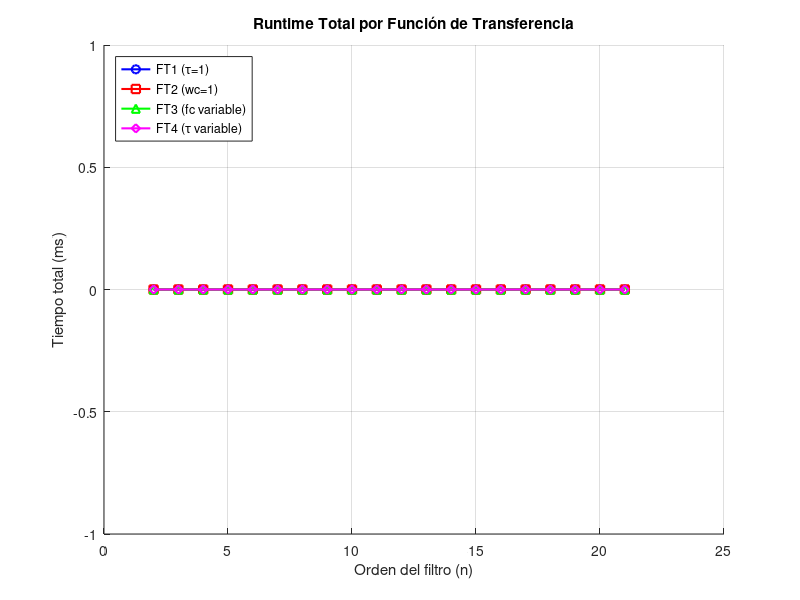
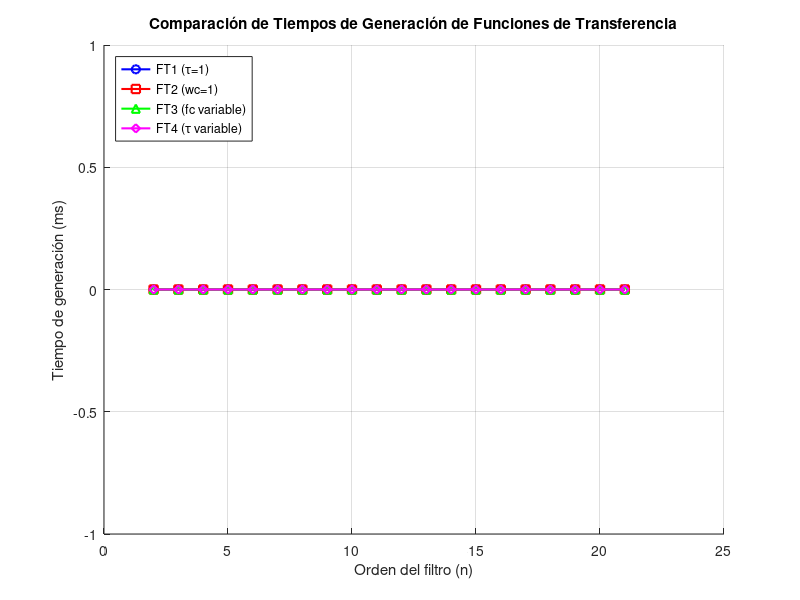
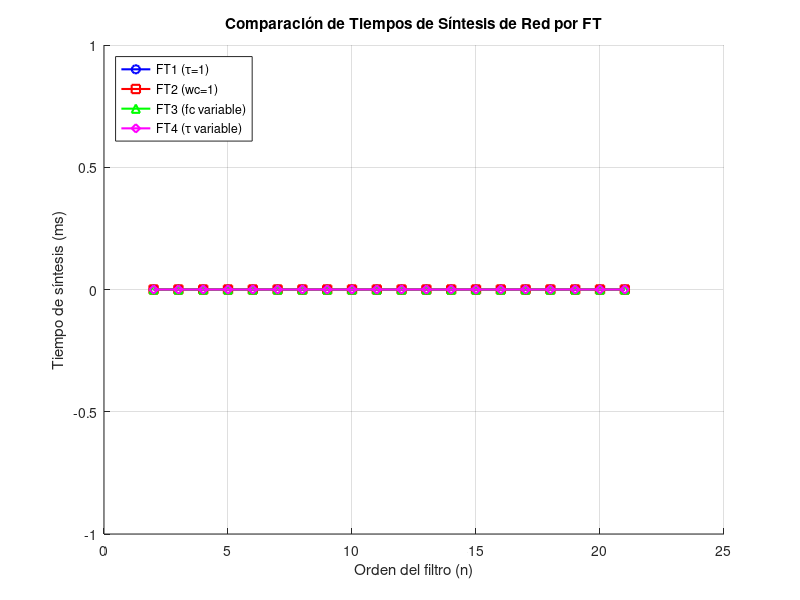
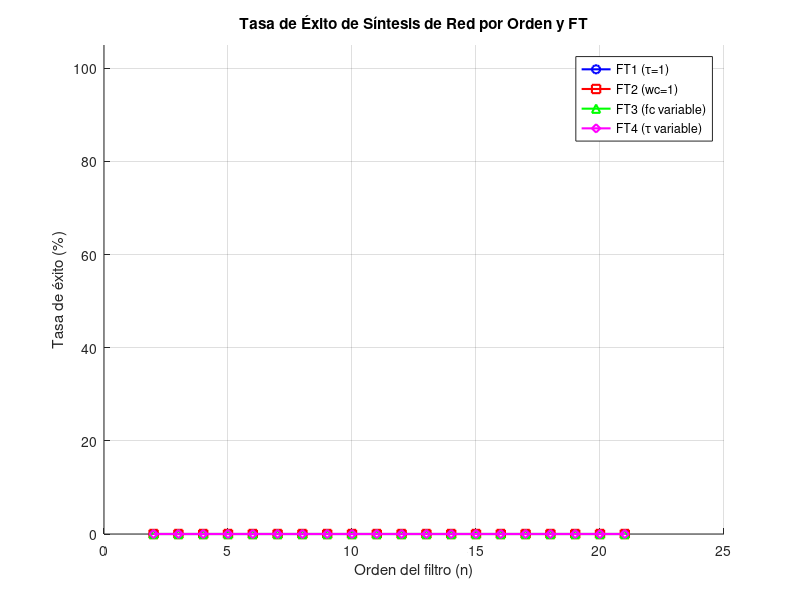

Write MATLAB code to recreate these figures, in order. (Note: this script raises an error after producing the figures.)
%% ========================================================================
%  MEDICIÓN DE RUNTIME TOTAL - SISTEMA COMPLETO DE FILTROS BESSEL-THOMSON
%  ========================================================================
%  OBJETIVO: Medir el tiempo total de ejecución para cada orden del filtro,
%  incluyendo todas las etapas del proceso, con desglose por función de
%  transferencia (FT1, FT2, FT3, FT4).
%  ========================================================================
%  GRÁFICAS GENERADAS:
%    1. Runtime total por orden
%    2. Desglose de tiempos por etapa (para un orden representativo)
%    3. Comparación de tiempos de generación de FTs
%    4. Comparación de tiempos de síntesis de red por FT
%    5. Tasa de éxito de síntesis por orden
%    6. Tiempos totales por FT vs orden
%  ========================================================================

clear; clc; close all;

%% ========================================================================
%  PARÁMETROS DE PRUEBA
%  ========================================================================

% Especificaciones de diseño (fijas para todas las pruebas)
F_DISENO = 20000;      % 20 kHz
DESATT_DISENO = 1;     % 1 dB
RS = 1;                % Resistencia fuente (Ω)
RL = 1;                % Resistencia carga (Ω)

% Órdenes a probar (TODOS los órdenes posibles)
ordenes_a_probar = 2:1:21;   % 2,3,4,...,21

% Valores de impedancia para transformación (10 valores)
IMPEDANCIAS = [10, 25, 50, 75, 100, 150, 200, 300, 500, 1000];

% Valores de frecuencia de corte para FT3 (10 valores)
FRECUENCIAS_CORTE = [100, 200, 500, 1000, 2000, 5000, 10000, 20000, 50000, 100000];

% Valores de retardo de grupo para FT4 (10 valores)
RETARDOS_GRUPO = [
    6.61e-6, 8.52e-6, 1.01e-5, 1.14e-5, 1.26e-5, ...
    1.36e-5, 1.46e-5, 1.55e-5, 1.63e-5, 1.79e-5
];

% Número de repeticiones para medición precisa
NUM_REPETICIONES = 3;  % Reducido para evitar tiempos largos

%% ========================================================================
%  INICIALIZACIÓN DE ARRAYS CON DESGLOSE COMPLETO POR FT
%  ========================================================================

n_ordenes = length(ordenes_a_probar);

% Tiempos de generación de FTs (ms)
tiempo_gen_FT1 = zeros(n_ordenes, 1);
tiempo_gen_FT2 = zeros(n_ordenes, 1);
tiempo_gen_FT3 = zeros(n_ordenes, 1);
tiempo_gen_FT4 = zeros(n_ordenes, 1);

% Tiempos de síntesis de red (elementos) por FT (ms)
tiempo_elem_FT1 = zeros(n_ordenes, 1);
tiempo_elem_FT2 = zeros(n_ordenes, 1);
tiempo_elem_FT3 = zeros(n_ordenes, 1);
tiempo_elem_FT4 = zeros(n_ordenes, 1);

% Tiempos de transformación de impedancia por FT (ms)
tiempo_trans_FT1 = zeros(n_ordenes, 1);
tiempo_trans_FT2 = zeros(n_ordenes, 1);
tiempo_trans_FT3 = zeros(n_ordenes, 1);
tiempo_trans_FT4 = zeros(n_ordenes, 1);

% Tiempos totales por FT (ms)
tiempo_total_FT1 = zeros(n_ordenes, 1);
tiempo_total_FT2 = zeros(n_ordenes, 1);
tiempo_total_FT3 = zeros(n_ordenes, 1);
tiempo_total_FT4 = zeros(n_ordenes, 1);

% Tiempos de etapas comunes
tiempo_polinomio = zeros(n_ordenes, 1);
tiempo_frec_corte = zeros(n_ordenes, 1);

% Contadores de éxito de síntesis
exitos_FT1 = zeros(n_ordenes, 1);
exitos_FT2 = zeros(n_ordenes, 1);
exitos_FT3 = zeros(n_ordenes, 1);
exitos_FT4 = zeros(n_ordenes, 1);

%% ========================================================================
%  CABECERA DE CONSOLA
%  ========================================================================

fprintf('\n');
fprintf('================================================================================\n');
fprintf('MEDICIÓN DE RUNTIME TOTAL - SISTEMA BESSEL-THOMSON\n');
fprintf('================================================================================\n');
fprintf('Especificaciones: f = %.0f Hz, Desatt = %.0f dB\n', F_DISENO, DESATT_DISENO);
fprintf('Órdenes a probar: %d a %d (TODOS los órdenes posibles)\n', min(ordenes_a_probar), max(ordenes_a_probar));
fprintf('Repeticiones por medición: %d\n', NUM_REPETICIONES);
fprintf('================================================================================\n\n');

fprintf('%-6s | %-10s | %-10s | %-10s | %-10s | %-10s | %-10s | %-10s\n', ...
    'Orden', 'Gen_FT1', 'Gen_FT2', 'Gen_FT3', 'Gen_FT4', 'Elem_FT1', 'Elem_FT2', 'Elem_FT3');
fprintf('--------------------------------------------------------------------------------\n');

%% ========================================================================
%  MEDICIÓN DE RUNTIME POR ORDEN CON DESGLOSE COMPLETO
%  ========================================================================

for idx = 1:n_ordenes
    n = ordenes_a_probar(idx);
    fprintf('%-6d | ', n);
    
    % ========== ETAPA COMÚN: Polinomio y frecuencia de corte ==========
    try
        t_start_total = tic;
        [numbt, denbt, yn] = generar_polinomio_bessel(n);
        tiempo_polinomio(idx) = toc(t_start_total) * 1000;
        
        t_start = tic;
        wc = calcular_frecuencia_corte(n, yn);
        tiempo_frec_corte(idx) = toc(t_start) * 1000;
    catch ME
        fprintf('Error en etapa común: %s\n', ME.message);
        continue;
    end
    
    % Pre-calcular formas normalizadas
    s_sym = sym('s');
    yn_norm = subs(yn, s_sym, s_sym * wc);
    denbt_2 = double(coeffs(yn_norm, s_sym, 'All'));
    denbt_2 = denbt_2(end:-1:1);
    
    % ========== 1. TIEMPO DE GENERACIÓN DE CADA FT ==========
    
    % FT1 (τ=1)
    t_total = 0;
    for rep = 1:NUM_REPETICIONES
        t_start = tic;
        sys_FT1 = tf(numbt, denbt);
        t_total = t_total + toc(t_start);
    end
    tiempo_gen_FT1(idx) = (t_total / NUM_REPETICIONES) * 1000;
    
    % FT2 (wc=1 rad/seg)
    t_total = 0;
    for rep = 1:NUM_REPETICIONES
        t_start = tic;
        sys_FT2 = tf(numbt, denbt_2);
        t_total = t_total + toc(t_start);
    end
    tiempo_gen_FT2(idx) = (t_total / NUM_REPETICIONES) * 1000;
    
    % FT3 (promedio sobre todas las frecuencias de corte)
    t_total = 0;
    for j = 1:length(FRECUENCIAS_CORTE)
        fc = FRECUENCIAS_CORTE(j);
        wc_f = 2 * pi * fc;
        yn_frec = subs(yn_norm, s_sym, s_sym / wc_f);
        denbt_3 = double(coeffs(yn_frec, s_sym, 'All'));
        denbt_3 = denbt_3(end:-1:1);
        
        for rep = 1:NUM_REPETICIONES
            t_start = tic;
            sys_FT3 = tf(numbt, denbt_3);
            t_total = t_total + toc(t_start);
        end
    end
    tiempo_gen_FT3(idx) = (t_total / (NUM_REPETICIONES * length(FRECUENCIAS_CORTE))) * 1000;
    
    % FT4 (promedio sobre todos los retardos de grupo)
    t_total = 0;
    for j = 1:length(RETARDOS_GRUPO)
        tgcero = RETARDOS_GRUPO(j);
        try
            [kbt, zbt, pbt] = BESSEL_POLES(tgcero, n);
            numbt_4 = poly(zbt) * abs(kbt);
            denbt_4 = poly(pbt);
            
            for rep = 1:NUM_REPETICIONES
                t_start = tic;
                sys_FT4 = tf(numbt_4, denbt_4);
                t_total = t_total + toc(t_start);
            end
        catch
            % Si falla BESSEL_POLES, omitir esta iteración
        end
    end
    tiempo_gen_FT4(idx) = (t_total / (NUM_REPETICIONES * length(RETARDOS_GRUPO))) * 1000;
    
    % ========== 2. TIEMPO DE SÍNTESIS DE RED (ELEMENTOS) POR FT ==========
    
    % FT1
    t_total = 0;
    for rep = 1:NUM_REPETICIONES
        t_start = tic;
        [L_T1, C_T1, L_pi1, C_pi1, exito] = ...
            elementosbesselthomson_seguro(denbt, numbt, n, RL, RS);
        t_total = t_total + toc(t_start);
        if exito
            exitos_FT1(idx) = exitos_FT1(idx) + 1;
        end
    end
    tiempo_elem_FT1(idx) = (t_total / NUM_REPETICIONES) * 1000;
    
    % FT2
    t_total = 0;
    for rep = 1:NUM_REPETICIONES
        t_start = tic;
        [L_T2, C_T2, L_pi2, C_pi2, exito] = ...
            elementosbesselthomson_seguro(denbt_2, numbt, n, RL, RS);
        t_total = t_total + toc(t_start);
        if exito
            exitos_FT2(idx) = exitos_FT2(idx) + 1;
        end
    end
    tiempo_elem_FT2(idx) = (t_total / NUM_REPETICIONES) * 1000;
    
    % FT3 (promedio sobre todas las frecuencias de corte)
    t_total = 0;
    for j = 1:length(FRECUENCIAS_CORTE)
        fc = FRECUENCIAS_CORTE(j);
        wc_f = 2 * pi * fc;
        yn_frec = subs(yn_norm, s_sym, s_sym / wc_f);
        denbt_3 = double(coeffs(yn_frec, s_sym, 'All'));
        denbt_3 = denbt_3(end:-1:1);
        
        for rep = 1:NUM_REPETICIONES
            t_start = tic;
            [~, ~, ~, ~, exito] = ...
                elementosbesselthomson_seguro(denbt_3, numbt, n, RL, RS);
            t_total = t_total + toc(t_start);
            if exito
                exitos_FT3(idx) = exitos_FT3(idx) + 1;
            end
        end
    end
    tiempo_elem_FT3(idx) = (t_total / (NUM_REPETICIONES * length(FRECUENCIAS_CORTE))) * 1000;
    
    % FT4 (promedio sobre todos los retardos de grupo)
    t_total = 0;
    for j = 1:length(RETARDOS_GRUPO)
        tgcero = RETARDOS_GRUPO(j);
        try
            [kbt, zbt, pbt] = BESSEL_POLES(tgcero, n);
            numbt_4 = poly(zbt) * abs(kbt);
            denbt_4 = poly(pbt);
            
            for rep = 1:NUM_REPETICIONES
                t_start = tic;
                [~, ~, ~, ~, exito] = ...
                    elementosbesselthomson_seguro(denbt_4, numbt_4, n, RL, RS);
                t_total = t_total + toc(t_start);
                if exito
                    exitos_FT4(idx) = exitos_FT4(idx) + 1;
                end
            end
        catch
            % Omitir si falla
        end
    end
    tiempo_elem_FT4(idx) = (t_total / (NUM_REPETICIONES * length(RETARDOS_GRUPO))) * 1000;
    
    % ========== 3. TIEMPO DE TRANSFORMACIÓN DE IMPEDANCIA POR FT ==========
    
    % FT1 (usar los elementos obtenidos en la última iteración exitosa)
    [L_T1, C_T1, L_pi1, C_pi1, exito1] = ...
        elementosbesselthomson_seguro(denbt, numbt, n, RL, RS);
    
    if exito1
        t_start = tic;
        for z_idx = 1:length(IMPEDANCIAS)
            Zn = IMPEDANCIAS(z_idx);
            [~, ~] = transformar_impedancia(L_T1, C_T1, Zn);
            [~, ~] = transformar_impedancia(L_pi1, C_pi1, Zn);
        end
        tiempo_trans_FT1(idx) = toc(t_start) * 1000;
    end
    
    % FT2
    [L_T2, C_T2, L_pi2, C_pi2, exito2] = ...
        elementosbesselthomson_seguro(denbt_2, numbt, n, RL, RS);
    
    if exito2
        t_start = tic;
        for z_idx = 1:length(IMPEDANCIAS)
            Zn = IMPEDANCIAS(z_idx);
            [~, ~] = transformar_impedancia(L_T2, C_T2, Zn);
            [~, ~] = transformar_impedancia(L_pi2, C_pi2, Zn);
        end
        tiempo_trans_FT2(idx) = toc(t_start) * 1000;
    end
    
    % FT3 (usar el primer valor de fc como referencia)
    fc_ref = FRECUENCIAS_CORTE(1);
    wc_f = 2 * pi * fc_ref;
    yn_frec = subs(yn_norm, s_sym, s_sym / wc_f);
    denbt_3 = double(coeffs(yn_frec, s_sym, 'All'));
    denbt_3 = denbt_3(end:-1:1);
    
    [L_T3, C_T3, L_pi3, C_pi3, exito3] = ...
        elementosbesselthomson_seguro(denbt_3, numbt, n, RL, RS);
    
    if exito3
        t_start = tic;
        for z_idx = 1:length(IMPEDANCIAS)
            Zn = IMPEDANCIAS(z_idx);
            [~, ~] = transformar_impedancia(L_T3, C_T3, Zn);
            [~, ~] = transformar_impedancia(L_pi3, C_pi3, Zn);
        end
        tiempo_trans_FT3(idx) = toc(t_start) * 1000;
    end
    
    % FT4 (usar el primer valor de τ como referencia)
    tgcero_ref = RETARDOS_GRUPO(1);
    try
        [kbt, zbt, pbt] = BESSEL_POLES(tgcero_ref, n);
        numbt_4 = poly(zbt) * abs(kbt);
        denbt_4 = poly(pbt);
        
        [L_T4, C_T4, L_pi4, C_pi4, exito4] = ...
            elementosbesselthomson_seguro(denbt_4, numbt_4, n, RL, RS);
        
        if exito4
            t_start = tic;
            for z_idx = 1:length(IMPEDANCIAS)
                Zn = IMPEDANCIAS(z_idx);
                [~, ~] = transformar_impedancia(L_T4, C_T4, Zn);
                [~, ~] = transformar_impedancia(L_pi4, C_pi4, Zn);
            end
            tiempo_trans_FT4(idx) = toc(t_start) * 1000;
        end
    catch
        % Omitir si falla
    end
    
    % ========== 4. TIEMPOS TOTALES POR FT ==========
    tiempo_total_FT1(idx) = tiempo_gen_FT1(idx) + tiempo_elem_FT1(idx) + tiempo_trans_FT1(idx);
    tiempo_total_FT2(idx) = tiempo_gen_FT2(idx) + tiempo_elem_FT2(idx) + tiempo_trans_FT2(idx);
    tiempo_total_FT3(idx) = tiempo_gen_FT3(idx) + tiempo_elem_FT3(idx) + tiempo_trans_FT3(idx);
    tiempo_total_FT4(idx) = tiempo_gen_FT4(idx) + tiempo_elem_FT4(idx) + tiempo_trans_FT4(idx);
    
    % Mostrar resultados en consola
    fprintf('%-10.3f | %-10.3f | %-10.3f | %-10.3f | %-10.3f | %-10.3f | %-10.3f\n', ...
        tiempo_gen_FT1(idx), tiempo_gen_FT2(idx), tiempo_gen_FT3(idx), tiempo_gen_FT4(idx), ...
        tiempo_elem_FT1(idx), tiempo_elem_FT2(idx), tiempo_elem_FT3(idx));
end

%% ========================================================================
%  CREAR CARPETA PARA GRÁFICAS
%  ========================================================================

if ~exist('graficas_runtime', 'dir')
    mkdir('graficas_runtime');
end

%% ========================================================================
%  GRÁFICA 1: RUNTIME TOTAL POR ORDEN (TODAS LAS FTs)
%  ========================================================================

figure('Name', 'Runtime Total por Orden', 'Position', [100, 100, 800, 600]);
hold on;
plot(ordenes_a_probar, tiempo_total_FT1, 'b-o', 'LineWidth', 1.5, 'MarkerSize', 6, 'DisplayName', 'FT1 (τ=1)');
plot(ordenes_a_probar, tiempo_total_FT2, 'r-s', 'LineWidth', 1.5, 'MarkerSize', 6, 'DisplayName', 'FT2 (wc=1)');
plot(ordenes_a_probar, tiempo_total_FT3, 'g-^', 'LineWidth', 1.5, 'MarkerSize', 6, 'DisplayName', 'FT3 (fc variable)');
plot(ordenes_a_probar, tiempo_total_FT4, 'm-d', 'LineWidth', 1.5, 'MarkerSize', 6, 'DisplayName', 'FT4 (τ variable)');
xlabel('Orden del filtro (n)');
ylabel('Tiempo total (ms)');
title('Runtime Total por Función de Transferencia');
legend('Location', 'northwest');
grid on;
saveas(gcf, 'graficas_runtime/01_runtime_total_por_FT.png');
fprintf('✓ Gráfica 1 guardada: runtime_total_por_FT.png\n');

%% ========================================================================
%  GRÁFICA 2: COMPARACIÓN DE TIEMPOS DE GENERACIÓN DE FTs
%  ========================================================================

figure('Name', 'Tiempos de Generación de FTs', 'Position', [100, 100, 800, 600]);
hold on;
plot(ordenes_a_probar, tiempo_gen_FT1, 'b-o', 'LineWidth', 1.5, 'MarkerSize', 6, 'DisplayName', 'FT1 (τ=1)');
plot(ordenes_a_probar, tiempo_gen_FT2, 'r-s', 'LineWidth', 1.5, 'MarkerSize', 6, 'DisplayName', 'FT2 (wc=1)');
plot(ordenes_a_probar, tiempo_gen_FT3, 'g-^', 'LineWidth', 1.5, 'MarkerSize', 6, 'DisplayName', 'FT3 (fc variable)');
plot(ordenes_a_probar, tiempo_gen_FT4, 'm-d', 'LineWidth', 1.5, 'MarkerSize', 6, 'DisplayName', 'FT4 (τ variable)');
xlabel('Orden del filtro (n)');
ylabel('Tiempo de generación (ms)');
title('Comparación de Tiempos de Generación de Funciones de Transferencia');
legend('Location', 'northwest');
grid on;
saveas(gcf, 'graficas_runtime/02_comparacion_generacion_FTs.png');
fprintf('✓ Gráfica 2 guardada: comparacion_generacion_FTs.png\n');

%% ========================================================================
%  GRÁFICA 3: COMPARACIÓN DE TIEMPOS DE SÍNTESIS DE RED
%  ========================================================================

figure('Name', 'Tiempos de Síntesis de Red', 'Position', [100, 100, 800, 600]);
hold on;
plot(ordenes_a_probar, tiempo_elem_FT1, 'b-o', 'LineWidth', 1.5, 'MarkerSize', 6, 'DisplayName', 'FT1 (τ=1)');
plot(ordenes_a_probar, tiempo_elem_FT2, 'r-s', 'LineWidth', 1.5, 'MarkerSize', 6, 'DisplayName', 'FT2 (wc=1)');
plot(ordenes_a_probar, tiempo_elem_FT3, 'g-^', 'LineWidth', 1.5, 'MarkerSize', 6, 'DisplayName', 'FT3 (fc variable)');
plot(ordenes_a_probar, tiempo_elem_FT4, 'm-d', 'LineWidth', 1.5, 'MarkerSize', 6, 'DisplayName', 'FT4 (τ variable)');
xlabel('Orden del filtro (n)');
ylabel('Tiempo de síntesis (ms)');
title('Comparación de Tiempos de Síntesis de Red por FT');
legend('Location', 'northwest');
grid on;
saveas(gcf, 'graficas_runtime/03_comparacion_sintesis_FTs.png');
fprintf('✓ Gráfica 3 guardada: comparacion_sintesis_FTs.png\n');

%% ========================================================================
%  GRÁFICA 4: TASA DE ÉXITO DE SÍNTESIS POR ORDEN
%  ========================================================================

exito_FT1_pct = (exitos_FT1 / NUM_REPETICIONES) * 100;
exito_FT2_pct = (exitos_FT2 / NUM_REPETICIONES) * 100;
exito_FT3_pct = (exitos_FT3 / (NUM_REPETICIONES * length(FRECUENCIAS_CORTE))) * 100;
exito_FT4_pct = (exitos_FT4 / (NUM_REPETICIONES * length(RETARDOS_GRUPO))) * 100;

figure('Name', 'Tasa de Éxito de Síntesis', 'Position', [100, 100, 800, 600]);
hold on;
plot(ordenes_a_probar, exito_FT1_pct, 'b-o', 'LineWidth', 1.5, 'MarkerSize', 6, 'DisplayName', 'FT1 (τ=1)');
plot(ordenes_a_probar, exito_FT2_pct, 'r-s', 'LineWidth', 1.5, 'MarkerSize', 6, 'DisplayName', 'FT2 (wc=1)');
plot(ordenes_a_probar, exito_FT3_pct, 'g-^', 'LineWidth', 1.5, 'MarkerSize', 6, 'DisplayName', 'FT3 (fc variable)');
plot(ordenes_a_probar, exito_FT4_pct, 'm-d', 'LineWidth', 1.5, 'MarkerSize', 6, 'DisplayName', 'FT4 (τ variable)');
xlabel('Orden del filtro (n)');
ylabel('Tasa de éxito (%)');
title('Tasa de Éxito de Síntesis de Red por Orden y FT');
ylim([0 105]);
legend('Location', 'best');
grid on;
saveas(gcf, 'graficas_runtime/04_tasa_exito_sintesis.png');
fprintf('✓ Gráfica 4 guardada: tasa_exito_sintesis.png\n');

%% ========================================================================
%  GRÁFICA 5: DESGLOSE DE TIEMPOS PARA UN ORDEN REPRESENTATIVO
%  ========================================================================

n_rep = 10; % Orden representativo
idx_rep = find(ordenes_a_probar == n_rep);

if ~isempty(idx_rep)
    figure('Name', 'Desglose de Tiempos', 'Position', [100, 100, 1000, 600]);
    
    etapas = {'Polinomio', 'Fcorte', 'Gen FT', 'Síntesis', 'Transform'};
    tiempos_FT1 = [tiempo_polinomio(idx_rep), tiempo_frec_corte(idx_rep), ...
                   tiempo_gen_FT1(idx_rep), tiempo_elem_FT1(idx_rep), tiempo_trans_FT1(idx_rep)];
    tiempos_FT2 = [tiempo_polinomio(idx_rep), tiempo_frec_corte(idx_rep), ...
                   tiempo_gen_FT2(idx_rep), tiempo_elem_FT2(idx_rep), tiempo_trans_FT2(idx_rep)];
    tiempos_FT3 = [tiempo_polinomio(idx_rep), tiempo_frec_corte(idx_rep), ...
                   tiempo_gen_FT3(idx_rep), tiempo_elem_FT3(idx_rep), tiempo_trans_FT3(idx_rep)];
    tiempos_FT4 = [tiempo_polinomio(idx_rep), tiempo_frec_corte(idx_rep), ...
                   tiempo_gen_FT4(idx_rep), tiempo_elem_FT4(idx_rep), tiempo_trans_FT4(idx_rep)];
    
    bar([tiempos_FT1; tiempos_FT2; tiempos_FT3; tiempos_FT4]');
    set(gca, 'XTickLabel', etapas);
    xlabel('Etapa del proceso');
    ylabel('Tiempo (ms)');
    title(sprintf('Desglose de Tiempos para n = %d', n_rep));
    legend('FT1 (τ=1)', 'FT2 (wc=1)', 'FT3 (fc var)', 'FT4 (τ var)', 'Location', 'northwest');
    grid on;
    saveas(gcf, 'graficas_runtime/05_desglose_tiempos.png');
    fprintf('✓ Gráfica 5 guardada: desglose_tiempos.png\n');
end

%% ========================================================================
%  GRÁFICA 6: TIEMPOS DE TRANSFORMACIÓN DE IMPEDANCIA
%  ========================================================================

figure('Name', 'Tiempos de Transformación', 'Position', [100, 100, 800, 600]);
hold on;
plot(ordenes_a_probar, tiempo_trans_FT1, 'b-o', 'LineWidth', 1.5, 'MarkerSize', 6, 'DisplayName', 'FT1 (τ=1)');
plot(ordenes_a_probar, tiempo_trans_FT2, 'r-s', 'LineWidth', 1.5, 'MarkerSize', 6, 'DisplayName', 'FT2 (wc=1)');
plot(ordenes_a_probar, tiempo_trans_FT3, 'g-^', 'LineWidth', 1.5, 'MarkerSize', 6, 'DisplayName', 'FT3 (fc variable)');
plot(ordenes_a_probar, tiempo_trans_FT4, 'm-d', 'LineWidth', 1.5, 'MarkerSize', 6, 'DisplayName', 'FT4 (τ variable)');
xlabel('Orden del filtro (n)');
ylabel('Tiempo de transformación (ms)');
title('Tiempos de Transformación de Impedancia por FT');
legend('Location', 'northwest');
grid on;
saveas(gcf, 'graficas_runtime/06_tiempos_transformacion.png');
fprintf('✓ Gráfica 6 guardada: tiempos_transformacion.png\n');

%% ========================================================================
%  TABLA DE RESULTADOS COMPLETA
%  ========================================================================

resultados_table = table();
resultados_table.Orden = ordenes_a_probar';

% Tiempos de generación
resultados_table.Gen_FT1_ms = tiempo_gen_FT1;
resultados_table.Gen_FT2_ms = tiempo_gen_FT2;
resultados_table.Gen_FT3_ms = tiempo_gen_FT3;
resultados_table.Gen_FT4_ms = tiempo_gen_FT4;

% Tiempos de síntesis
resultados_table.Elem_FT1_ms = tiempo_elem_FT1;
resultados_table.Elem_FT2_ms = tiempo_elem_FT2;
resultados_table.Elem_FT3_ms = tiempo_elem_FT3;
resultados_table.Elem_FT4_ms = tiempo_elem_FT4;

% Tiempos de transformación
resultados_table.Trans_FT1_ms = tiempo_trans_FT1;
resultados_table.Trans_FT2_ms = tiempo_trans_FT2;
resultados_table.Trans_FT3_ms = tiempo_trans_FT3;
resultados_table.Trans_FT4_ms = tiempo_trans_FT4;

% Tiempos totales
resultados_table.Total_FT1_ms = tiempo_total_FT1;
resultados_table.Total_FT2_ms = tiempo_total_FT2;
resultados_table.Total_FT3_ms = tiempo_total_FT3;
resultados_table.Total_FT4_ms = tiempo_total_FT4;

% Tasa de éxito
resultados_table.Exito_FT1_pct = exito_FT1_pct;
resultados_table.Exito_FT2_pct = exito_FT2_pct;
resultados_table.Exito_FT3_pct = exito_FT3_pct;
resultados_table.Exito_FT4_pct = exito_FT4_pct;

% Guardar tabla
writetable(resultados_table, 'graficas_runtime/resultados_runtime_completo.csv');
fprintf('✓ Tabla de resultados guardada: resultados_runtime_completo.csv\n');

% Mostrar tabla en consola
disp(resultados_table);

%% ========================================================================
%  RESUMEN FINAL
%  ========================================================================

fprintf('\n========================================\n');
fprintf('RESUMEN DE RUNTIME TOTAL\n');
fprintf('========================================\n');

% Tiempos máximos y mínimos
[tiempo_max, idx_max] = max(tiempo_total_FT1);
[tiempo_min, idx_min] = min(tiempo_total_FT1);

fprintf('\n--- FT1 (τ=1) ---\n');
fprintf('Tiempo mínimo: %.3f ms (n = %d)\n', tiempo_min, ordenes_a_probar(idx_min));
fprintf('Tiempo máximo: %.3f ms (n = %d)\n', tiempo_max, ordenes_a_probar(idx_max));
fprintf('Tiempo promedio: %.3f ms\n', mean(tiempo_total_FT1));

[tiempo_max, idx_max] = max(tiempo_total_FT2);
[tiempo_min, idx_min] = min(tiempo_total_FT2);
fprintf('\n--- FT2 (wc=1) ---\n');
fprintf('Tiempo mínimo: %.3f ms (n = %d)\n', tiempo_min, ordenes_a_probar(idx_min));
fprintf('Tiempo máximo: %.3f ms (n = %d)\n', tiempo_max, ordenes_a_probar(idx_max));
fprintf('Tiempo promedio: %.3f ms\n', mean(tiempo_total_FT2));

[tiempo_max, idx_max] = max(tiempo_total_FT3);
[tiempo_min, idx_min] = min(tiempo_total_FT3);
fprintf('\n--- FT3 (fc variable) ---\n');
fprintf('Tiempo mínimo: %.3f ms (n = %d)\n', tiempo_min, ordenes_a_probar(idx_min));
fprintf('Tiempo máximo: %.3f ms (n = %d)\n', tiempo_max, ordenes_a_probar(idx_max));
fprintf('Tiempo promedio: %.3f ms\n', mean(tiempo_total_FT3));

[tiempo_max, idx_max] = max(tiempo_total_FT4);
[tiempo_min, idx_min] = min(tiempo_total_FT4);
fprintf('\n--- FT4 (τ variable) ---\n');
fprintf('Tiempo mínimo: %.3f ms (n = %d)\n', tiempo_min, ordenes_a_probar(idx_min));
fprintf('Tiempo máximo: %.3f ms (n = %d)\n', tiempo_max, ordenes_a_probar(idx_max));
fprintf('Tiempo promedio: %.3f ms\n', mean(tiempo_total_FT4));

fprintf('\n--- TASA DE ÉXITO PROMEDIO ---\n');
fprintf('FT1: %.1f%%\n', mean(exito_FT1_pct));
fprintf('FT2: %.1f%%\n', mean(exito_FT2_pct));
fprintf('FT3: %.1f%%\n', mean(exito_FT3_pct));
fprintf('FT4: %.1f%%\n', mean(exito_FT4_pct));

fprintf('\n ANÁLISIS DE RUNTIME COMPLETADO\n');
fprintf('   Gráficas guardadas en carpeta "graficas_runtime"\n');
fprintf('   Tabla guardada: resultados_runtime_completo.csv\n');
fprintf('   Se evaluaron TODOS los órdenes de 2 a 21\n');

%% ========================================================================
%  FUNCIONES AUXILIARES (NO MODIFICAR)
%  ========================================================================

function n = calcular_orden(f, retardo, Desatt)
    LOGE = 0.43429448190;
    if retardo <= 0 || Desatt <= 0 || f <= 0
        n = 0;
        return;
    end
    n = round((5 * (((2 * pi * f) * retardo) ^ 2) * LOGE / Desatt) + 0.5);
    if n >= 22 || n <= 1
        n = 0;
    end
end

function [numbt, denbt, yn] = generar_polinomio_bessel(n)
    syms s;
    yn = 0;
    for k = 0:n
        coef = factorial(2*n - k) / (2^(n - k) * factorial(k) * factorial(n - k));
        yn = yn + coef * s^k;
    end
    numbt = double(factorial(2*n) / (2^n * factorial(0) * factorial(n)));
    denbt = double(coeffs(yn, s, 'All'));
    denbt = denbt(end:-1:1);
end

function wc = calcular_frecuencia_corte(n, yn)
    syms s w real;
    numbt = double(factorial(2*n) / (2^n * factorial(0) * factorial(n)));
    yn_jw = subs(yn, s, 1j * w);
    real_part = real(yn_jw);
    imag_part = imag(yn_jw);
    e = real_part^2 + imag_part^2 - (numbt / 0.7077)^2;
    e_poly = sym2poly(e);
    roots_e = roots(e_poly);
    wc_pos = roots_e(roots_e > 0);
    if ~isempty(wc_pos)
        wc = min(wc_pos);
    else
        wc = 1;
    end
    wc = double(wc);
end

function [L_trans, C_trans] = transformar_impedancia(L, C, Zn)
    L_trans = L * Zn;
    C_trans = C / Zn;
end

function [L_T, C_T, L_pi, C_pi, exito] = elementosbesselthomson_seguro(denbt, numbt, n, RL, RS)
    L_T = [];
    C_T = [];
    L_pi = [];
    C_pi = [];
    exito = false;
    
    if isempty(denbt) || isempty(numbt) || n < 2 || n > 21
        return;
    end
    
    try
        [L_T, C_T, L_pi, C_pi] = elementosbesselthomson(denbt, numbt, n, RL, RS);
        if ~isempty(L_T) && ~isempty(C_T) && ~isempty(L_pi) && ~isempty(C_pi)
            exito = true;
        end
    catch
        exito = false;
    end
end
